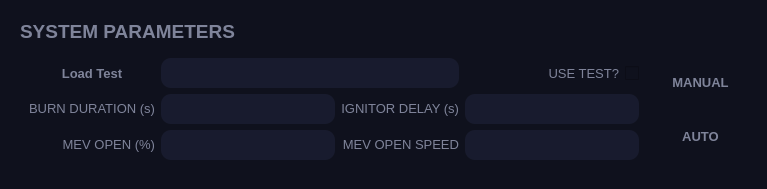
              <widget class="QFrame" name="frame">
               <property name="sizePolicy">
                <sizepolicy hsizetype="Maximum" vsizetype="Maximum">
                 <horstretch>0</horstretch>
                 <verstretch>0</verstretch>
                </sizepolicy>
               </property>
               <property name="styleSheet">
                <string notr="true">background: #0f111d;
border-radius: 10px;
color: #7f849a;</string>
               </property>
               <property name="frameShape">
                <enum>QFrame::Box</enum>
               </property>
               <property name="frameShadow">
                <enum>QFrame::Raised</enum>
               </property>
               <property name="lineWidth">
                <number>1</number>
               </property>
               <property name="midLineWidth">
                <number>0</number>
               </property>
               <layout class="QGridLayout" name="gridLayout_3">
                <item row="5" column="0">
                 <widget class="QFrame" name="frame_9">
                  <property name="frameShape">
                   <enum>QFrame::StyledPanel</enum>
                  </property>
                  <property name="frameShadow">
                   <enum>QFrame::Raised</enum>
                  </property>
                  <layout class="QGridLayout" name="gridLayout_14">
                   <item row="1" column="0">
                    <widget class="QWidget" name="widget" native="true">
                     <layout class="QGridLayout" name="gridLayout_13">
                      <item row="1" column="4">
                       <widget class="QLineEdit" name="ignitor_delay">
                        <property name="sizePolicy">
                         <sizepolicy hsizetype="Maximum" vsizetype="Fixed">
                          <horstretch>0</horstretch>
                          <verstretch>0</verstretch>
                         </sizepolicy>
                        </property>
                        <property name="minimumSize">
                         <size>
                          <width>50</width>
                          <height>30</height>
                         </size>
                        </property>
                        <property name="font">
                         <font>
                          <family>Consolas</family>
                          <pointsize>12</pointsize>
                         </font>
                        </property>
                        <property name="styleSheet">
                         <string notr="true">background: #181b2e;
border-radius: 10px;
color: #7f849a;</string>
                        </property>
                       </widget>
                      </item>
                      <item row="2" column="4">
                       <widget class="QLineEdit" name="mev_open_speed">
                        <property name="sizePolicy">
                         <sizepolicy hsizetype="Maximum" vsizetype="Fixed">
                          <horstretch>0</horstretch>
                          <verstretch>0</verstretch>
                         </sizepolicy>
                        </property>
                        <property name="minimumSize">
                         <size>
                          <width>50</width>
                          <height>30</height>
                         </size>
                        </property>
                        <property name="font">
                         <font>
                          <family>Consolas</family>
                          <pointsize>12</pointsize>
                         </font>
                        </property>
                        <property name="styleSheet">
                         <string notr="true">background: #181b2e;
border-radius: 10px;
color: #7f849a;</string>
                        </property>
                       </widget>
                      </item>
                      <item row="0" column="4">
                       <widget class="QCheckBox" name="test_used">
                        <property name="sizePolicy">
                         <sizepolicy hsizetype="Preferred" vsizetype="Fixed">
                          <horstretch>0</horstretch>
                          <verstretch>0</verstretch>
                         </sizepolicy>
                        </property>
                        <property name="font">
                         <font>
                          <pointsize>10</pointsize>
                         </font>
                        </property>
                        <property name="layoutDirection">
                         <enum>Qt::RightToLeft</enum>
                        </property>
                        <property name="styleSheet">
                         <string notr="true">color: #7f849a;	

</string>
                        </property>
                        <property name="text">
                         <string>USE TEST?</string>
                        </property>
                       </widget>
                      </item>
                      <item row="1" column="0">
                       <widget class="QLabel" name="burn_duration_label">
                        <property name="sizePolicy">
                         <sizepolicy hsizetype="Preferred" vsizetype="Maximum">
                          <horstretch>0</horstretch>
                          <verstretch>0</verstretch>
                         </sizepolicy>
                        </property>
                        <property name="font">
                         <font>
                          <pointsize>10</pointsize>
                         </font>
                        </property>
                        <property name="styleSheet">
                         <string notr="true">color: #7f849a</string>
                        </property>
                        <property name="text">
                         <string>BURN DURATION (s)</string>
                        </property>
                        <property name="alignment">
                         <set>Qt::AlignRight|Qt::AlignTrailing|Qt::AlignVCenter</set>
                        </property>
                       </widget>
                      </item>
                      <item row="0" column="0">
                       <widget class="QPushButton" name="load_test_btn">
                        <property name="sizePolicy">
                         <sizepolicy hsizetype="Preferred" vsizetype="Preferred">
                          <horstretch>0</horstretch>
                          <verstretch>30</verstretch>
                         </sizepolicy>
                        </property>
                        <property name="font">
                         <font>
                          <pointsize>10</pointsize>
                          <weight>75</weight>
                          <bold>true</bold>
                         </font>
                        </property>
                        <property name="styleSheet">
                         <string notr="true">display:inline-block;
border:0.1em solid black;
margin:0 0.3em 0.3em 0;
border-radius:0.12em;
box-sizing: border-box;
text-decoration:none;
text-align:center;
transition: all 0.2s;
color: #7f849a</string>
                        </property>
                        <property name="text">
                         <string>Load Test</string>
                        </property>
                       </widget>
                      </item>
                      <item row="2" column="2">
                       <widget class="QLabel" name="mev_open_speed_label">
                        <property name="sizePolicy">
                         <sizepolicy hsizetype="Preferred" vsizetype="Maximum">
                          <horstretch>0</horstretch>
                          <verstretch>0</verstretch>
                         </sizepolicy>
                        </property>
                        <property name="font">
                         <font>
                          <pointsize>10</pointsize>
                         </font>
                        </property>
                        <property name="styleSheet">
                         <string notr="true">color: #7f849a;</string>
                        </property>
                        <property name="text">
                         <string>MEV OPEN SPEED</string>
                        </property>
                        <property name="alignment">
                         <set>Qt::AlignRight|Qt::AlignTrailing|Qt::AlignVCenter</set>
                        </property>
                       </widget>
                      </item>
                      <item row="1" column="2">
                       <widget class="QLabel" name="ignitor_delay_label">
                        <property name="sizePolicy">
                         <sizepolicy hsizetype="Preferred" vsizetype="Maximum">
                          <horstretch>0</horstretch>
                          <verstretch>0</verstretch>
                         </sizepolicy>
                        </property>
                        <property name="font">
                         <font>
                          <pointsize>10</pointsize>
                         </font>
                        </property>
                        <property name="styleSheet">
                         <string notr="true">color: #7f849a;</string>
                        </property>
                        <property name="text">
                         <string>IGNITOR DELAY (s)</string>
                        </property>
                        <property name="alignment">
                         <set>Qt::AlignRight|Qt::AlignTrailing|Qt::AlignVCenter</set>
                        </property>
                       </widget>
                      </item>
                      <item row="2" column="1">
                       <widget class="QLineEdit" name="mev_open">
                        <property name="sizePolicy">
                         <sizepolicy hsizetype="Maximum" vsizetype="Fixed">
                          <horstretch>0</horstretch>
                          <verstretch>0</verstretch>
                         </sizepolicy>
                        </property>
                        <property name="minimumSize">
                         <size>
                          <width>50</width>
                          <height>30</height>
                         </size>
                        </property>
                        <property name="font">
                         <font>
                          <family>Consolas</family>
                          <pointsize>12</pointsize>
                         </font>
                        </property>
                        <property name="styleSheet">
                         <string notr="true">background: #181b2e;
border-radius: 10px;
color: #7f849a;</string>
                        </property>
                       </widget>
                      </item>
                      <item row="2" column="0">
                       <widget class="QLabel" name="mev_ope_label">
                        <property name="sizePolicy">
                         <sizepolicy hsizetype="Preferred" vsizetype="Maximum">
                          <horstretch>0</horstretch>
                          <verstretch>0</verstretch>
                         </sizepolicy>
                        </property>
                        <property name="font">
                         <font>
                          <pointsize>10</pointsize>
                         </font>
                        </property>
                        <property name="styleSheet">
                         <string notr="true">color: #7f849a;</string>
                        </property>
                        <property name="text">
                         <string>MEV OPEN (%)</string>
                        </property>
                        <property name="alignment">
                         <set>Qt::AlignRight|Qt::AlignTrailing|Qt::AlignVCenter</set>
                        </property>
                       </widget>
                      </item>
                      <item row="0" column="1" colspan="2">
                       <widget class="QLineEdit" name="file_path">
                        <property name="sizePolicy">
                         <sizepolicy hsizetype="Preferred" vsizetype="Preferred">
                          <horstretch>0</horstretch>
                          <verstretch>0</verstretch>
                         </sizepolicy>
                        </property>
                        <property name="minimumSize">
                         <size>
                          <width>0</width>
                          <height>30</height>
                         </size>
                        </property>
                        <property name="styleSheet">
                         <string notr="true">background: #181b2e;
border-radius: 10px;
color: #7f849a;</string>
                        </property>
                       </widget>
                      </item>
                      <item row="1" column="1">
                       <widget class="QLineEdit" name="burn_duration">
                        <property name="sizePolicy">
                         <sizepolicy hsizetype="Maximum" vsizetype="Fixed">
                          <horstretch>0</horstretch>
                          <verstretch>0</verstretch>
                         </sizepolicy>
                        </property>
                        <property name="minimumSize">
                         <size>
                          <width>50</width>
                          <height>30</height>
                         </size>
                        </property>
                        <property name="font">
                         <font>
                          <family>Consolas</family>
                          <pointsize>12</pointsize>
                         </font>
                        </property>
                        <property name="styleSheet">
                         <string notr="true">background: #181b2e;
border-radius: 10px;
color: #7f849a;</string>
                        </property>
                       </widget>
                      </item>
                     </layout>
                    </widget>
                   </item>
                   <item row="1" column="1">
                    <widget class="QWidget" name="widget" native="true">
                     <layout class="QVBoxLayout" name="verticalLayout_9">
                      <item>
                       <widget class="QPushButton" name="man_btn">
                        <property name="sizePolicy">
                         <sizepolicy hsizetype="Preferred" vsizetype="Preferred">
                          <horstretch>0</horstretch>
                          <verstretch>0</verstretch>
                         </sizepolicy>
                        </property>
                        <property name="minimumSize">
                         <size>
                          <width>75</width>
                          <height>0</height>
                         </size>
                        </property>
                        <property name="font">
                         <font>
                          <pointsize>10</pointsize>
                          <weight>75</weight>
                          <bold>true</bold>
                         </font>
                        </property>
                        <property name="styleSheet">
                         <string notr="true">display:inline-block;
border:0.1em solid black;
margin:0 0.3em 0.3em 0;
border-radius:0.12em;
box-sizing: border-box;
text-decoration:none;
text-align:center;
transition: all 0.2s;
color: #7f849a</string>
                        </property>
                        <property name="text">
                         <string>MANUAL</string>
                        </property>
                       </widget>
                      </item>
                      <item>
                       <widget class="QPushButton" name="auto_btn">
                        <property name="sizePolicy">
                         <sizepolicy hsizetype="Preferred" vsizetype="Preferred">
                          <horstretch>0</horstretch>
                          <verstretch>0</verstretch>
                         </sizepolicy>
                        </property>
                        <property name="minimumSize">
                         <size>
                          <width>75</width>
                          <height>0</height>
                         </size>
                        </property>
                        <property name="font">
                         <font>
                          <pointsize>10</pointsize>
                          <weight>75</weight>
                          <bold>true</bold>
                         </font>
                        </property>
                        <property name="styleSheet">
                         <string notr="true">display:inline-block;
border:0.1em solid black;
margin:0 0.3em 0.3em 0;
border-radius:0.12em;
box-sizing: border-box;
text-decoration:none;
text-align:center;
transition: all 0.2s;
color: #7f849a</string>
                        </property>
                        <property name="text">
                         <string>AUTO</string>
                        </property>
                       </widget>
                      </item>
                     </layout>
                    </widget>
                   </item>
                   <item row="0" column="0">
                    <widget class="QLabel" name="system_params_label">
                     <property name="sizePolicy">
                      <sizepolicy hsizetype="Preferred" vsizetype="Maximum">
                       <horstretch>0</horstretch>
                       <verstretch>0</verstretch>
                      </sizepolicy>
                     </property>
                     <property name="font">
                      <font>
                       <pointsize>14</pointsize>
                       <weight>75</weight>
                       <bold>true</bold>
                       <underline>false</underline>
                      </font>
                     </property>
                     <property name="styleSheet">
                      <string notr="true">color: #7f849a;</string>
                     </property>
                     <property name="text">
                      <string>SYSTEM PARAMETERS</string>
                     </property>
                    </widget>
                   </item>
                  </layout>
                 </widget>
                </item>
               </layout>
              </widget>
